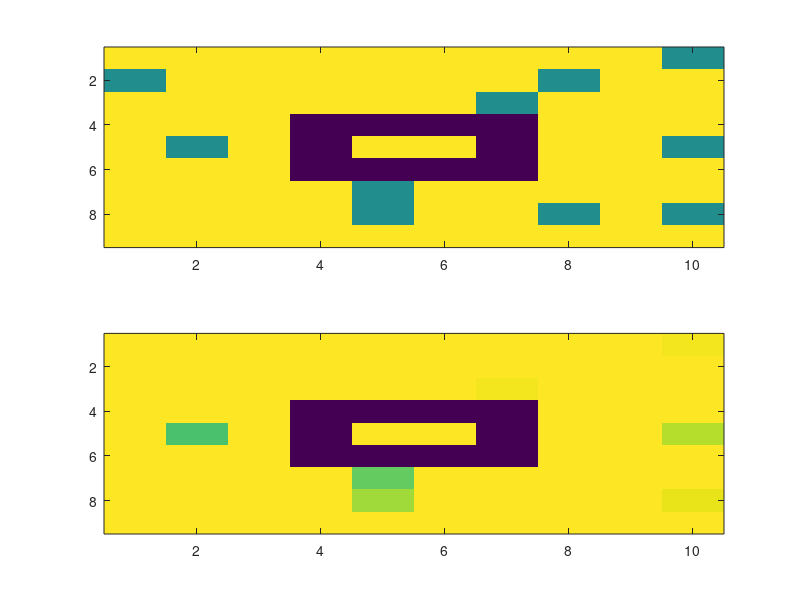

Reproduce this figure in MATLAB.
clear all
clc
close all
tic

% Control variables
r=60;           % rank approximation (or latent features)
l_lim=10;     % Missing enteries limit (starting from 1) for the loop 
lrate=0.002;    % learning rate
mc_itr = 1  % Monti carlo iterations
fro_th=0.05	% Frobinius norm threshold

% To construct image
%imageSizeX = 25;
%imageSizeY = 25;
%[columnsInImage rowsInImage] = meshgrid(1:imageSizeX, 1:imageSizeY);
% Next create the circle in the image.
%centerX = 12;
%centerY = 12;
%radius = 5;
%width = 5;
%M = 64.*( (rowsInImage - centerY).^2 + (columnsInImage - centerX).^2 <= radius.^2 & (rowsInImage - centerY).^2 + (columnsInImage - centerX).^2 >=(radius-width).^2);

% To construct rectangle
a = 64 *  ones (9,1)
b = [64 64 64 0 0 0 64 64 64]
b = b'
c = [64 64 64 0 64 0 64 64 64]
c =c'
M = [a a a b c c  b a a a]
%subplot(2,2,1)
%image(M)	% Plot the original matrix

% End of control variables

a = size(M);
FRO_NORM_DIFF_MISSING =999;

for f=1:mc_itr
    for l = l_lim:l_lim
        % Construct the missing matrix by randomly removing enteries
        k = randperm(a(1)*a(2));
        k = k (1:l);
        
        M_missing = M;
        M_missing(k)=32;

        %image(M_missing)      % plot the missing matrix
        %title('Missing enteries')

        % Initialize two latent feature matrices with some random enteries
        u_approx_missing = randint (a(1),r,3);
        v_approx_missing = randint (r,a(2),3);

	% Approximation matrix for the original matrix
        M_approx_missing = u_approx_missing * v_approx_missing;r=60;
        r=60;           % rank approximation (or latent feat       % rank approximation (or latent feat

        %pause

        % Do iterations and make corrections
        k=0; % will count number of iterationsr=60;           % rank approximation (or latent feat
        FRO_NORM_DIFF_MISSING = 999;    % To reset it (999 is assigned to make it > fro_th).


        while(FRO_NORM_DIFF_MISSING>fro_th)
            FRO_NORM_DIFF_MISSING = 0;	%resets the value
            for i = 1:a(1)
                for j = 1:a(2)
                    %pause
                    if M_missing(i,j) ~= 32 % assume 32 are missing enteries so we can't calculate errors
                        % make corrections
                        err = M_missing(i,j) - (u_approx_missing(i,:) * v_approx_missing(:,j));
            			c = u_approx_missing(i,:); 
                        u_approx_missing(i,:) = u_approx_missing(i,:) + (err*lrate).* v_approx_missing(:,j)';
                        v_approx_missing(:,j) = v_approx_missing(:,j) + (err*lrate).* c';
                        FRO_NORM_DIFF_MISSING = FRO_NORM_DIFF_MISSING + err*err;
                    end
                end
            end
            k=k+1; % this will calculate iterations

            M_approx_missing =u_approx_missing * v_approx_missing;
            M_approx_missing=int8(M_approx_missing);
            M_approx_missing=double(M_approx_missing);
            end

        FRO (f,l) = FRO_NORM_DIFF_MISSING;
        RMSE_missing(f,l) = sum(sum((M_approx_missing-M).^2  ))/l
    end
    display ([num2str(f) ' ' 'Fraction done is  ' num2str(f/mc_itr)])
end

 subplot(2,1,1)
 image (M_missing)
 subplot(2,1,2)
 image(M_approx_missing)
